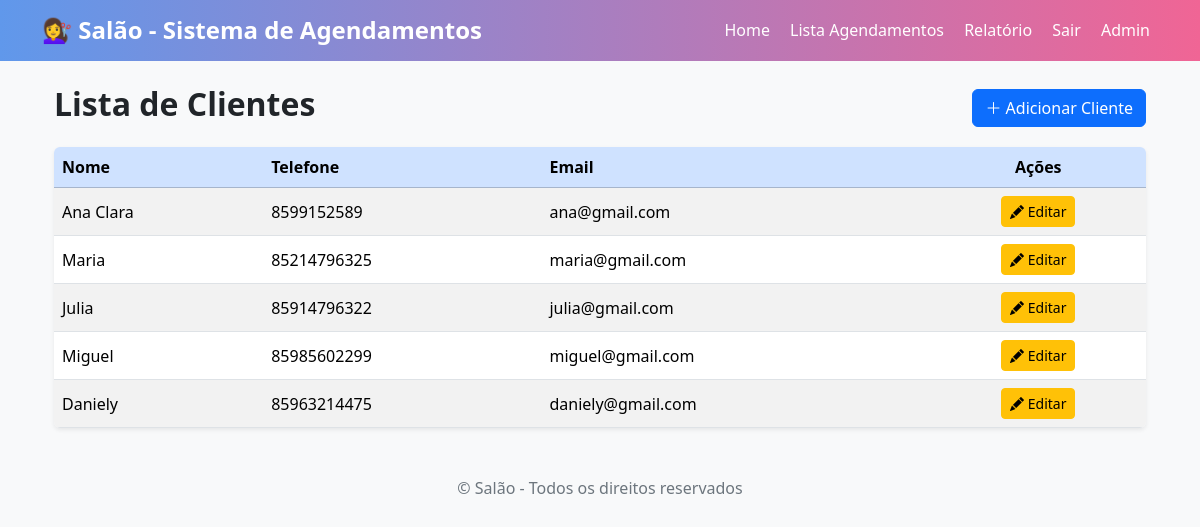
/clientes/ (signed in), run on the app's committed database.
### salao/models/cliente.py (models this page shows, shortened)
class Cliente(models.Model):
    nome = models.CharField(max_length=100)
    telefone = models.CharField(max_length=20, blank=True, null=True)
    email = models.EmailField(blank=True, null=True)

### salao/views/cliente_view.py (the view)
# urls.py: path('', clientes_list, name='clientes_list'),
@login_required
@permission_required('salao.view_cliente', raise_exception=True)
def clientes_list(request):
    clientes = Cliente.objects.all()
    return render(request, 'clientes/clientes_list.html', {'clientes': clientes})

### salao/templates/clientes/clientes_list.html
{% extends 'base.html' %}
{% block content %}
<div class="container mt-4">
    <div class="d-flex justify-content-between align-items-center mb-3">
        <h2 class="fw-bold">Lista de Clientes</h2>
        <a href="{% url 'clientes:cliente_create' %}" class="btn btn-primary">
            <i class="bi bi-plus-lg"></i> Adicionar Cliente
        </a>
    </div>
    <div class="table-responsive shadow-sm rounded">
        <table class="table table-hover table-striped align-middle mb-0">
            <thead class="table-primary">
                <tr>
                    <th>Nome</th>
                    <th>Telefone</th>
                    <th>Email</th>
                    <th class="text-center">Ações</th>
                </tr>
            </thead>
            <tbody>
                {% for cliente in clientes %}
                <tr>
                    <td>{{ cliente.nome }}</td>
                    <td>{{ cliente.telefone }}</td>
                    <td>{{ cliente.email }}</td>
                    <td class="text-center">
                        <a href="{% url 'clientes:cliente_edit' cliente.pk %}" class="btn btn-sm btn-warning">
                            <i class="bi bi-pencil-fill"></i> Editar
                        </a>
                    </td>
                </tr>
                {% empty %}
                <tr>
                    <td colspan="4" class="text-center text-muted">Nenhum cliente cadastrado.</td>
                </tr>
                {% endfor %}
            </tbody>
        </table>
    </div>
</div>
<link href="https://cdn.jsdelivr.net/npm/bootstrap-icons@1.10.5/font/bootstrap-icons.css" rel="stylesheet">
{% endblock %}

### salao/templates/base.html (style rules this page uses)
body { background-color: #f8f9fa; }
table th { background-color: #729fe2; color: white; }
table td, table th { vertical-align: middle; }

### data on the page
Cliente: nome "Ana Clara", telefone "8599152589", email "ana@gmail.com"
Cliente: nome "Maria", telefone "85214796325", email "maria@gmail.com"
Cliente: nome "Julia", telefone "85914796322", email "julia@gmail.com"
Cliente: nome "Miguel", telefone "85985602299", email "miguel@gmail.com"
Cliente: nome "Daniely", telefone "85963214475", email "daniely@gmail.com"
